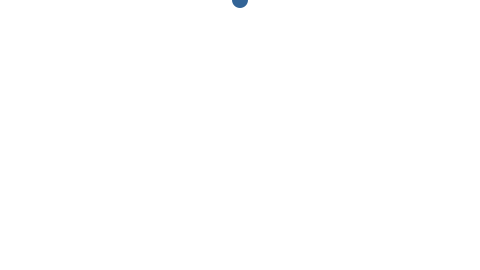
Frame 1 (no input)
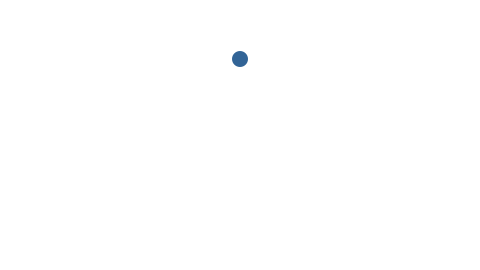
Frame 60 (the mouse pressed at the canvas centre just before this capture)
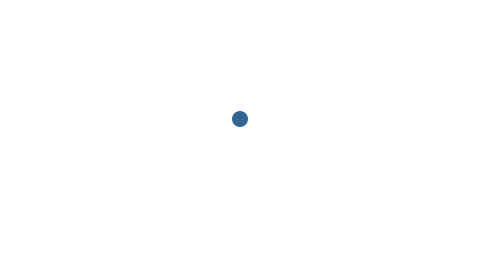
Frame 120 (the mouse held since frame 60 and released just before this capture)

The Processing sketch that drew these frames (run headless with seeded random() and noise(); from frame 60 on, the mouse is pressed at the canvas centre):

// Processing sketch: example_10_06_raindrop_behavior
// ── example_10_06_raindrop_behavior.pde
// Learning Processing
// Daniel Shiffman
// http://www.learningprocessing.com

// Example 10-6: Simple raindrop behavior

// Variables for drop location
float x, y; 

void setup() {
  size(480, 270);
  background(0);
  x = width/2;
  y = 0;
}

void draw() {
  background(255);
  // Display the drop
  fill(50, 100, 150);
  noStroke();
  ellipse(x, y, 16, 16);
  // Move the drop
  y++ ;
}
